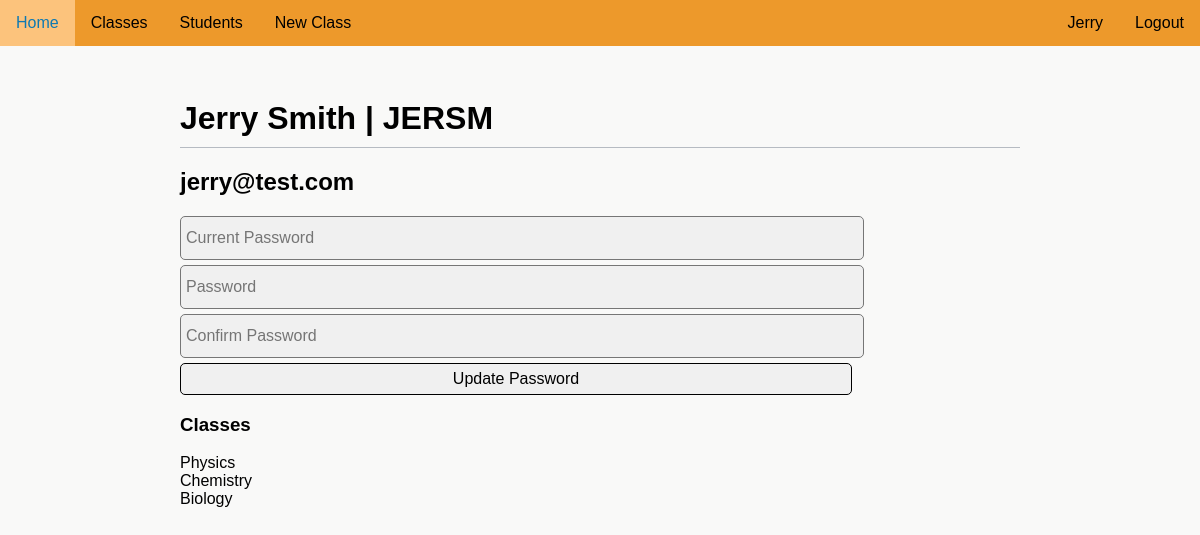
Screenshot of /account/JERSM (signed in) with the database file from the repository.
### attendanceproject/models.py (models this page shows)
class User(UserMixin, db.Model):
    __tablename__ = "user"
    id = db.Column(db.Integer, unique=True, nullable=False, primary_key=True)
    fname = db.Column(db.Text(20), nullable=False)
    lname = db.Column(db.Text(20), nullable=False)
    user_code = db.Column(db.Text(8), nullable=False, unique=True)
    email = db.Column(db.Text(50), nullable=False, unique=True)
    password = db.Column(db.Text(90), nullable=False)
    auth = db.Column(db.Text(10), nullable=True)
    tags = db.relationship('Tag', backref='user_tag')
    subjects = db.relationship('UserSubject', back_populates='user')
    attnd_times = db.relationship('AttendanceTime', backref='subject_attnd_times')

class UserSubject(db.Model):
    __tablename__ = "user_subject"
    id = db.Column(db.Integer, unique=True, nullable=False, primary_key=True)
    user_id = db.Column(db.Integer, db.ForeignKey('user.id')) # Foreign Key
    user_type = db.Column(db.Text(10), nullable=False) # Teacher or student relationship to class
    subject_id = db.Column(db.Integer, db.ForeignKey('subject_code.id')) # Foreign Key
    user = db.relationship('User', back_populates='subjects')
    subject = db.relationship('SubjectCode', back_populates='users')

class SubjectCode(db.Model):
    __tablename__ = "subject_code"
    id = db.Column(db.Integer, unique=True, nullable=False, primary_key=True)
    name = db.Column(db.Text(50), nullable=False)
    code = db.Column(db.Text(50), unique=True, nullable=False)
    join_code = db.Column(db.Text(10), unique=True, nullable=False)
    users = db.relationship('UserSubject', back_populates='subject')
    times = db.relationship('SubjectTimes', back_populates='subject')
    scanner = db.relationship('Scanner', back_populates='subject')

### attendanceproject/routes.py (the view, shortened to what this page needs)
@app.route('/account/<user_code>', methods=['GET', 'POST'])
@login_required
@fresh_login_required
def account(user_code):
    if current_user.auth == 'student':
        if current_user.user_code != user_code:
            flash('You do not have access to this page')
            return redirect(url_for('home'))
    user = User.query.filter_by(user_code=user_code).first()
    if not user:
        flash('User does not exist')
        return redirect(url_for('home'))
    if current_user.auth == "admin" and user.auth != "admin":
        form = SetAuth(user_auth=user.auth)
        if request.method == 'POST' and form.submit.data and form.validate_on_submit():
            user.auth = form.user_auth.data
            for i in user.subjects:
                i.user_type = form.user_auth.data
            try:
                db.session.flush()
            except:
                db.session.rollback()
                flash("An Error Occurred, failed to change user auth")
            else:
                db.session.commit()
                flash("Successfully changed user's authentication")
        delete_form = DeleteAccount()
        if request.method == 'POST' and delete_form.delete.data and delete_form.validate_on_submit():
            for i in user.attnd_times:
                try:
                    db.session.delete(i)
                    db.session.flush()
                except:
                    db.session.rollback()
                else:
                    db.session.commit()
            for i in user.subjects:
                try:
                    db.session.delete(i)
                    db.session.flush()
                except:
                    db.session.rollback()
                else:
                    db.session.commit()
            for i in user.tags:
                try:
                    db.session.delete(i)
                    db.session.flush()
                except:
                    db.session.rollback()
                else:
                    db.session.commit()
            for i in TagQueue.query.filter_by(user=user.id).all():
                try:
                    db.session.delete(i)
                    db.session.flush()
                except:
                    db.session.rollback()
                else:
                    db.session.commit()
            db.session.delete(user)
            try:
                db.session.flush()
            except:
                flash('Failed to delete user')
            else:
                db.session.commit()
                flash('User Successfully Deleted')
                return redirect(url_for('all_users'))
    else:
        form = None
        delete_form = None
    if current_user == user:
        password_form = ChangePassword()
        return render_template("account.html", user=user, form=form, passwdform=password_form, delete_form=delete_form)
    return render_template("account.html", user=user, form=form, passwdform=None, delete_form=delete_form)

### attendanceproject/forms.py
class ChangePassword(FlaskForm):
    oldpasswd = PasswordField('Current Password', validators=[InputRequired(message='Field Required'),
                             Length(min=4)],
                             render_kw={"placeholder": "Current Password"})
    newpasswd = PasswordField('Password', validators=[InputRequired(message='Field Required'),
                                Length(min=4)],
                                render_kw={"placeholder": "Password"})
    confirm_password = PasswordField('Confirm Password', validators=[InputRequired(message='Field Required'),
                                Length(min=4), EqualTo('newpasswd', message='Passwords Did not match')],
                                    render_kw={"placeholder": "Confirm Password"})
    change = SubmitField('Update Password')

### attendanceproject/models.py (called while the page is built)
@login_manager.user_loader
def load_user(user_id):
    return User.query.get(int(user_id))

### attendanceproject/templates/account.html (shortened to what this page needs)
{% extends "layout.html" %}
{% block content %}
    <div class='main-header'>
        <h1>{{ user.fname }} {{ user.lname }} | {{ user.user_code }}</h1>
    </div>
    <h2>{{ user.email }}</h2>
    {% if passwdform != None %}
        <form action="" method="POST">
            {{ render_field(passwdform.oldpasswd) }}
            {{ render_field(passwdform.newpasswd) }}
            {{ render_field(passwdform.confirm_password) }}
            {{ render_field(passwdform.change) }}
        </form>
    {% endif %}
    {% if user.subjects %}
    <h3>Classes</h3>
        <ul>
            {% for subject in user.subjects %}
                <li>{{ subject.subject.name }}</li>
            {% endfor %}
        </ul>
    {% endif %}
{% endblock %}

### attendanceproject/templates/navigation.html (shortened to what this page needs)
<div id='nav'>
    <ul>
        <div id="nav-left">
            {% if current_user.is_authenticated %}
                {% if current_user.auth in ['teacher', 'student'] %}
                    <li><a href="{{url_for('home')}}">Home</a></li>
                    <li><a href="{{url_for('classes', user_code=current_user.user_code)}}">Classes</a></li>
                {% endif %}
                {% if current_user.auth == 'teacher' %}
                    <li><a href="{{url_for('students')}}">Students</li></a>
                    <li><a href="{{url_for('create_class')}}">New Class</a></li>
                {% endif %}
            {% endif %}
        </div>
        <div id="nav-right">
            {% if current_user.is_authenticated %}
                <li><a href="{{url_for('logout')}}">Logout</a></li>
                <li><a href="{{url_for('account', user_code=current_user.user_code)}}">{{ current_user.fname }}</a></li>
            {% endif %}
        </div>
    </ul>
</div>

### attendanceproject/static/style.css (style rules this page uses)
:root { --main: #ed992b; --headings: #0E79B2; --errors: #C12E47; }
html { font-family: 'Noto Sans JP', sans-serif; background-color: rgb(249, 249, 248); }
body { margin: 0; margin-left: auto; margin-right: auto; min-width: 800px; }
ul { list-style-type: None; padding-inline-start: 0; }
#nav ul { list-style-type: none; position: fixed; top: 0; width: 100%; margin: 0; padding: 0; background-color: var(--main); min-width: 800px; }
#nav-left li { float: left; }
#nav-right li { float: right; }
#nav li a { display: block; color: black; text-align: center; padding: 14px 16px; text-decoration: none; }
.main-header { width: 100%; border-bottom-width: 1px; border-bottom-style: solid; border-bottom-color: rgb(182, 187, 194); }
.main-header h1 { margin-bottom: 10px; }
#field input { width: 80%; height: 2rem; font-size: 1rem; border-radius: 5px; border-style: solid; border-width: 1px; padding: 5px; background-color: rgb(240, 240, 240); }

### rows the page displays
User: fname "Jerry", lname "Smith", user_code "JERSM", email "jerry@test.com"
UserSubject: subject.name "Physics"
UserSubject: subject.name "Chemistry"
UserSubject: subject.name "Biology"
